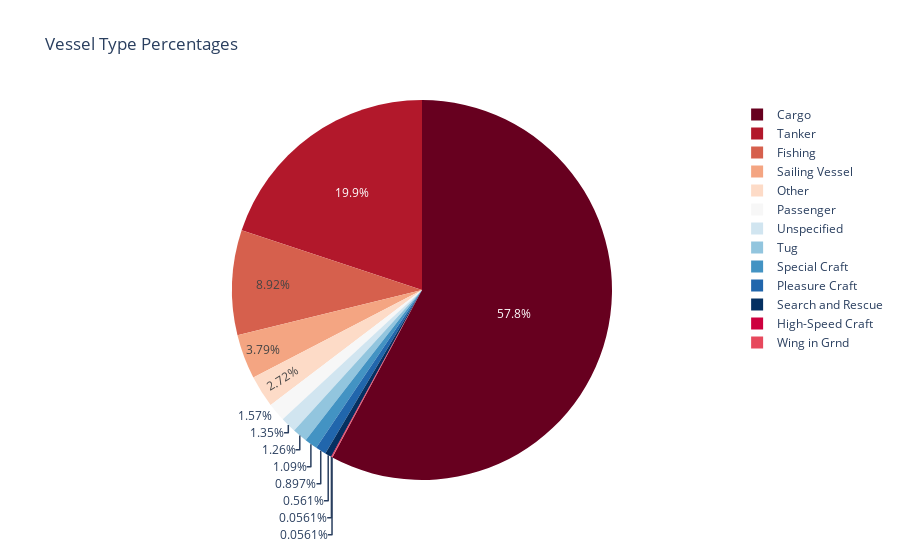

Write notebook code for a chart like this one.
### Markdown cell above
We will take a look at some visualizations to get a better insight of our data.

### Code cell
px.pie(df, names='type_summary',
       title='Vessel Type Percentages',
       color_discrete_sequence=px.colors.sequential.RdBu)

### Figure 1 — Plotly figure (JSON) as saved in the notebook; plotly's stock layout.template omitted (floating-point values rounded to 4 significant figures; data arrays with more than 128 entries replaced by an {"elided": "..."} marker saying what was removed)
{"data": [{"domain": {"x": [0, 1], "y": [0, 1]}, "hovertemplate": "type_summary=%{label}<extra></extra>", "labels": {"elided": "3566 str values"}, "legendgroup": "", "name": "", "showlegend": true, "type": "pie"}], "layout": {"legend": {"tracegroupgap": 0}, "piecolorway": ["rgb(103,0,31)", "rgb(178,24,43)", "rgb(214,96,77)", "rgb(244,165,130)", "rgb(253,219,199)", "rgb(247,247,247)", "rgb(209,229,240)", "rgb(146,197,222)", "rgb(67,147,195)", "rgb(33,102,172)", "rgb(5,48,97)"], "title": {"text": "Vessel Type Percentages"}}}
